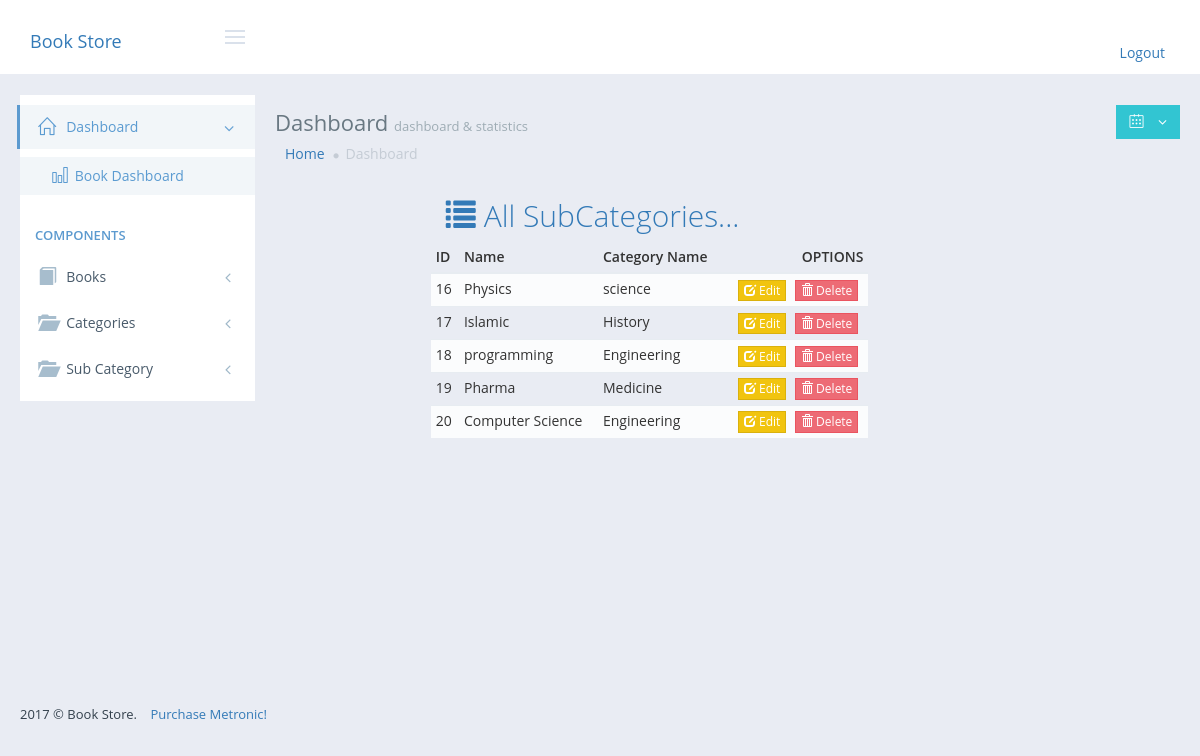
The page /list_subcategory.php (signed in) on the database its author committed.
### tables this page shows
CREATE TABLE IF NOT EXISTS `subcategory` (
`id` int(10) unsigned NOT NULL,
  `name` varchar(100) NOT NULL,
  `user_id` int(11) NOT NULL,
  `category_id` int(11) NOT NULL
);

CREATE TABLE IF NOT EXISTS `category` (
`id` int(10) unsigned NOT NULL,
  `name` varchar(250) NOT NULL,
  `user_id` int(10) unsigned DEFAULT NULL
);

### subcategory.php (called while the page is built, shortened)
<?php
class SubCategory{
	private static $conn = Null;
	function __construct($id=-1) {
		if(self::$conn == Null) {
			self::$conn = mysqli_connect('localhost','root','iti','BookStore');
		}
	}
	function list_subcategories(){
		$query="select * from subcategory";
		$result = mysqli_query(self::$conn,$query);
		$data = [];
		while($row = mysqli_fetch_assoc($result))
		{
			$data[] = $row;
		}
		return $data;
	}
}
?>

### category.php (called while the page is built, shortened)
<?php
class Category{
	private static $conn = Null;
	function __construct($id=-1) {
		if(self::$conn == Null) {
			self::$conn = mysqli_connect('localhost','root','iti','BookStore');
		}
	}
	function get_category_name($id){
		$query="select name from category where id='$id'";
		$result= mysqli_query(self::$conn,$query);
		$data = [];
		while($row = mysqli_fetch_assoc($result)) {
			$data []= $row;
		}
		return $data;
	}
}
?>

### list_subcategory.php (the view, shortened to what this page needs)
<?php
	include 'head.php';
	include 'subcategory.php';
    include 'category.php';
	$subcategory = new SubCategory();
    $category = new Category();
?>
<div class='row'>
<div class='col-md-2'></div>
<div class='col-md-6'>
	<h2 class='col-md-12 text-primary'><i class='glyphicon glyphicon-list'></i>
		</i> All SubCategories...</h2>
	 <table class="table table-condensed table-striped">
                    <thead>
                        <tr>
                            <th>ID</th>
                            <th>Name</th>
                            <th> Category Name</th>
                        	<th class="text-right">OPTIONS</th>
                        </tr>
                    </thead>
                    <tbody>
                      <?php
					  	$subcategories = $subcategory->list_subcategories();
					    foreach($subcategories as $subcategory) {
					  ?>
                            <tr>
                                <td><?= $subcategory['id'] ?></td>
			                    <td><?= $subcategory['name'] ?></td>
                                <?php
                                $catname=$category->get_category_name($subcategory['category_id']);
                                foreach ($catname as $name) {
                                    echo "<td>". $name['name']."</td>";
                                }
                                ?>
                                <td class="text-right">
                                    <a class="btn btn-xs btn-warning" href="/store/edit_subcategory.php?subcat_id=<?= $subcategory['id'] ?>"><i class="glyphicon glyphicon-edit"></i> Edit</a>
                                    <form action="/store/submit_subcategory.php?subcat_id=<?= $subcategory['id']?>" method="POST" style="display: inline;">
                                        <button type="submit" name="delete" class="btn btn-xs btn-danger"><i class="glyphicon glyphicon-trash"></i> Delete</button>
                                    </form>
                                </td>
                            </tr>
                        <?php
						    }
						?>
                    </tbody>
                </table>
</div>
<div class='col-md-2'></div>
</div>
<?php
	include 'foot.php';
?>

### assets/css/mystyle.css (style rules this page uses)
a { margin-left: 10px; }

### rows shown on the page
subcategory: id "16", name "Physics"
category: name "science"
subcategory: id "17", name "Islamic"
category: name "History"
subcategory: id "18", name "programming"
category: name "Engineering"
subcategory: id "19", name "Pharma"
category: name "Medicine"
subcategory: id "20", name "Computer Science"
